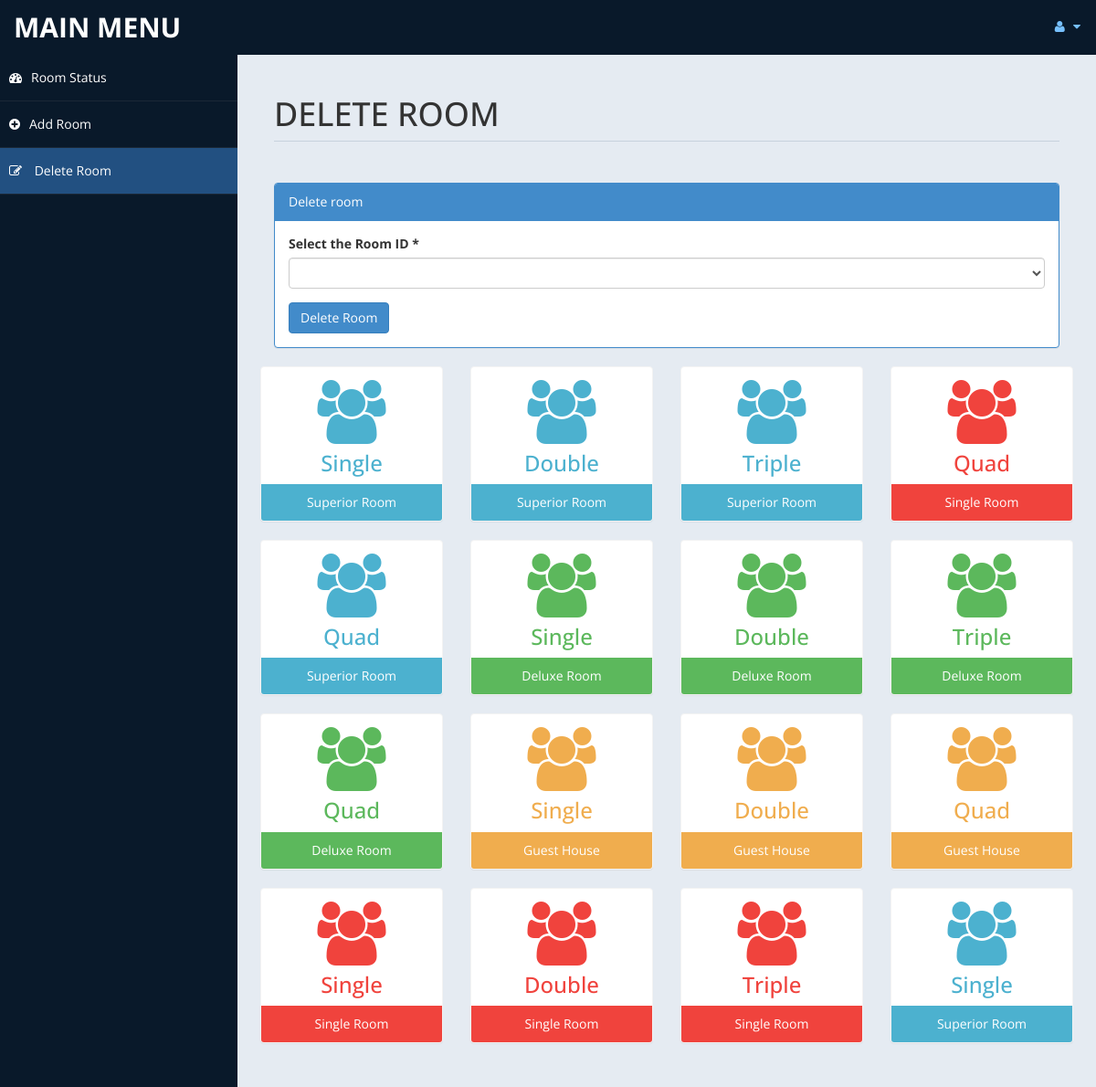
/admin/roomdel.php (signed in), run on the app's committed database.
### tables this page shows
CREATE TABLE `room` (
  `id` int(10) UNSIGNED NOT NULL,
  `type` varchar(15) DEFAULT NULL,
  `bedding` varchar(10) DEFAULT NULL,
  `place` varchar(10) DEFAULT NULL,
  `cusid` int(11) DEFAULT NULL
);

### admin/roomdel.php (the view, shortened to what this page needs)
<?php
include('db.php');
$rsql ="select id from room";
$rre=mysqli_query($con,$rsql);
?>
<!DOCTYPE html>
<html xmlns="http://www.w3.org/1999/xhtml">
<head>
    <link href="assets/css/bootstrap.css" rel="stylesheet" />
    <link href="assets/css/font-awesome.css" rel="stylesheet" />
    <link href="assets/css/custom-styles.css" rel="stylesheet" />
</head>
<body>
    <div id="wrapper">
        <nav class="navbar navbar-default top-navbar" role="navigation">
            <div class="navbar-header">
                <a class="navbar-brand" href="home.php">MAIN MENU </a>
            </div>
            <ul class="nav navbar-top-links navbar-right">
                <li class="dropdown">
                    <a class="dropdown-toggle" data-toggle="dropdown" href="#" aria-expanded="false">
                        <i class="fa fa-user fa-fw"></i> <i class="fa fa-caret-down"></i>
                    </a>
                </li>
            </ul>
        </nav>
        <nav class="navbar-default navbar-side" role="navigation">
            <div class="sidebar-collapse">
                <ul class="nav" id="main-menu">
                    <li>
                        <a  href="settings.php"><i class="fa fa-dashboard"></i>Room Status</a>
                    </li>
					<li>
                        <a   href="room.php"><i class="fa fa-plus-circle"></i>Add Room</a>
                    </li>
                    <li>
                        <a  class="active-menu" href="roomdel.php"><i class="fa fa-pencil-square-o"></i> Delete Room</a>
                    </li>
            </div>
        </nav>
        <div id="page-wrapper" >
            <div id="page-inner">
			 <div class="row">
                    <div class="col-md-12">
                        <h1 class="page-header">
                           DELETE ROOM <small></small>
                        </h1>
                    </div>
                </div>
            <div class="row">
                <div class="col-md-12 col-sm-12">
                    <div class="panel panel-primary">
                        <div class="panel-heading">
                           Delete room
                        </div>
                        <div class="panel-body">
						<form name="form" method="post">
                            <div class="form-group">
                                            <label>Select the Room ID *</label>
                                            <select name="id"  class="form-control" required>
												<option value selected ></option>
												<?php
												while($rrow=mysqli_fetch_array($rre))
												{
												$value = $rrow['id'];
												 echo '<option value="'.$value.'">'.$value.'</option>';
												}
												?>
                                            </select>
                              </div>
							 <input type="submit" name="del" value="Delete Room" class="btn btn-primary">
							</form>
                        </div>
                    </div>
                </div>
           <?php
						include ('db.php');
						$sql = "select * from room";
						$re = mysqli_query($con,$sql)
				?>
                <div class="row">
				<?php
										while($row= mysqli_fetch_array($re))
										{
												$id = $row['type'];
											if($id == "Superior Room")
											{
												echo"<div class='col-md-3 col-sm-12 col-xs-12'>
													<div class='panel panel-primary text-center no-boder bg-color-blue'>
														<div class='panel-body'>
															<i class='fa fa-users fa-5x'></i>
															<h3>".$row['bedding']."</h3>
														</div>
														<div class='panel-footer back-footer-blue'>
															".$row['type']."
														</div>
													</div>
												</div>";
											}
											else if ($id == "Deluxe Room")
											{
												echo"<div class='col-md-3 col-sm-12 col-xs-12'>
													<div class='panel panel-primary text-center no-boder bg-color-green'>
														<div class='panel-body'>
															<i class='fa fa-users fa-5x'></i>
															<h3>".$row['bedding']."</h3>
														</div>
														<div class='panel-footer back-footer-green'>
															".$row['type']."
														</div>
													</div>
												</div>";
											}
											else if($id =="Guest House")
											{
												echo"<div class='col-md-3 col-sm-12 col-xs-12'>
													<div class='panel panel-primary text-center no-boder bg-color-brown'>
														<div class='panel-body'>
															<i class='fa fa-users fa-5x'></i>
															<h3>".$row['bedding']."</h3>
														</div>
														<div class='panel-footer back-footer-brown'>
															".$row['type']."
														</div>
													</div>
												</div>";
											}
											else if($id =="Single Room")
											{
												echo"<div class='col-md-3 col-sm-12 col-xs-12'>
													<div class='panel panel-primary text-center no-boder bg-color-red'>
														<div class='panel-body'>
															<i class='fa fa-users fa-5x'></i>
															<h3>".$row['bedding']."</h3>
														</div>
														<div class='panel-footer back-footer-red'>
															".$row['type']."
														</div>
													</div>
												</div>";
											}
										}
									?>
                </div>
					</div>
            </div>
        </div>
</body>
</html>

### admin/assets/css/custom-styles.css (style rules this page uses)
body { font-family: 'Open Sans', sans-serif; }
#wrapper { width: 100%; background:#09192A; }
#page-wrapper { padding: 15px 15px; min-height: 600px; background:#E5EBF2; }
#page-inner { width:100%; margin:10px 20px 10px 0px; background-color:transparent; padding:10px; min-height:1200px; }
.text-center { text-align:center; }
.no-boder { border:1px solid #f3f3f3; }
h1, .h1, h2, .h2, h3, .h3 { margin-top: 7px; margin-bottom: -5px; }
.page-header { padding-bottom: 9px; margin: 10px 0 45px; border-bottom: 1px solid #C7D1DD; }
.bg-color-green { background-color: #fff; color: #5cb85c; }
.bg-color-blue { background-color: #fff; color: #4CB1CF }
.bg-color-red { background-color: #fff; color:#F0433D; }
.bg-color-brown { background-color: #fff; color:#f0ad4e; }
.back-footer-green { background-color: #5cb85c; color:#fff; border-top: 0px solid #fff; }
.back-footer-red { background-color: #F0433D; color:#fff; border-top: 0px solid #fff; }
.back-footer-blue { background-color: #4CB1CF; color:#fff; border-top: 0px solid #fff; }
.back-footer-brown { background-color: #f0ad4e; color:#fff; border-top: 0px solid #fff; }
.top-navbar { margin:0px; }
.top-navbar .navbar-brand { color: #fff; width: 260px; text-align: left; height: 60px; font-size: 30px; font-weight: 700; text-transform: uppercase; line-height: 30px; }
.top-navbar .nav > li { position: relative; display: inline-block; }
.top-navbar .nav > li > a { position: relative; display: block; padding: 19px 15px; color: #77C0FD; }
.active-menu { background-color:#225081!important; }
.sidebar-collapse , .sidebar-collapse .nav { background:none; }
.sidebar-collapse .nav { padding:0; }
.sidebar-collapse .nav > li > a { color:#fff; background:transparent; text-shadow:none; }
.sidebar-collapse > .nav > li > a { padding:15px 10px; }
.sidebar-collapse > .nav > li { border-bottom: 1px solid rgba(107, 108, 109, 0.19); }
.navbar-side { border:none; background-color: transparent; }
.top-navbar { background:#09192A; border-bottom:none; }
.top-navbar .nav > li > a > i { margin-right: 2px; }
.navbar-default { border:0px solid black; }
.navbar-header { background: #09192A; }
.nav > li > a > i { margin-right:10px; }
@media (min-width:768px) { #page-wrapper { margin: 0 0 0 260px; padding: 15px 30px; min-height: 1200px; } }
@media (min-width:768px) { .navbar-side { z-index: 1; position: absolute; width: 260px; } }
@media (min-width:768px) { .navbar { border-radius: 0px; } }

### data on the page
room: bedding "Single", type "Superior Room"
room: bedding "Double", type "Superior Room"
room: bedding "Triple", type "Superior Room"
room: bedding "Quad", type "Single Room"
room: bedding "Quad", type "Superior Room"
room: bedding "Single", type "Deluxe Room"
room: bedding "Double", type "Deluxe Room"
room: bedding "Triple", type "Deluxe Room"
room: bedding "Quad", type "Deluxe Room"
room: bedding "Single", type "Guest House"
room: bedding "Double", type "Guest House"
room: bedding "Quad", type "Guest House"
room: bedding "Single", type "Single Room"
room: bedding "Double", type "Single Room"
room: bedding "Triple", type "Single Room"
room: bedding "Single", type "Superior Room"
